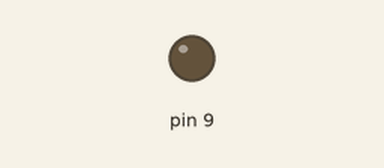
This sketch was run on a simulated Arduino Uno, built with avr-gcc and run on an emulated ATmega328P. Shown: output pins drawn as LEDs (lit = HIGH).

Above: at 2.0 s.
At 6.0 s:
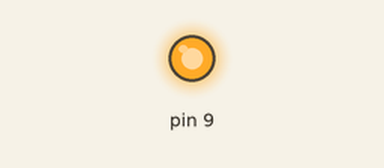
Timing chart, 0 to 10.4 s (numbered marks = the images above):
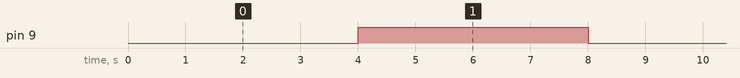

The sketch:

Relay_solenoid.ino
```cpp
void setup()
{
 pinMode(9,OUTPUT);
}

void loop()
{
 digitalWrite(9,LOW);
 delay(4000);
 digitalWrite(9,HIGH);
 delay(4000);
}
```

Measured:
- by itself, pin 9: alternates HIGH for 4.0 s and LOW for 4.0 s
